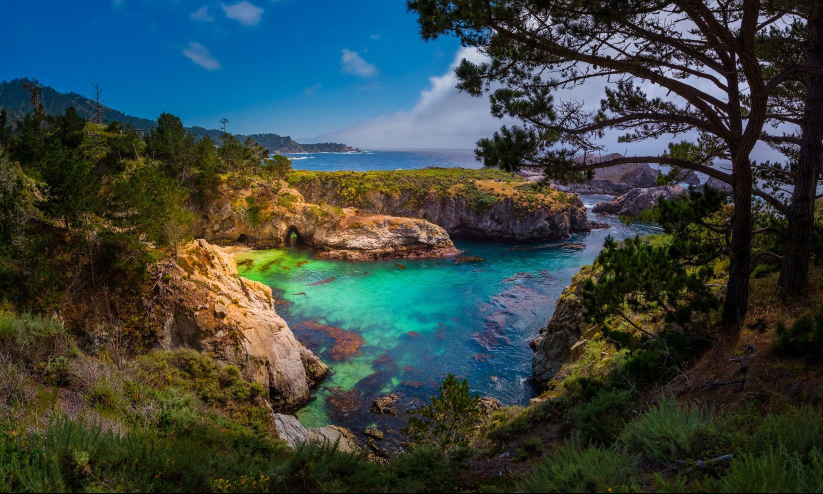
#> input picture images/point lobos.jpg, 1645 x 987 px (shown at 1/2 size)
$ python rotate.py --image 'images/point lobos.jpg'
#> lines starting #> are read from the running program, lines starting #| are printed output that depends on the picture
import numpy as np
import argparse
import imutils # self made package
import cv2

ap = argparse.ArgumentParser()
ap.add_argument("-i", "--image", required = True, help = "Path to the image")
args = vars(ap.parse_args())

image = cv2.imread(args["image"])
#> image is the input picture: shape (987, 1645, 3); mean B, G, R 66.3, 68.7, 55.4
cv2.imshow("Original Image", image)
cv2.waitKey(0)

(height, width) = image.shape[:2] # only get the first two elements
#> height = 987; width = 1645
centerOfImage = (width // 2, height // 2) # whole integer numbers for the center point
#> centerOfImage = (822, 493)

# Rotate the image by 45 degrees
rotationMatrix = cv2.getRotationMatrix2D(centerOfImage, 45, 1.0)
rotatedImage = cv2.warpAffine(image, rotationMatrix, (width, height))
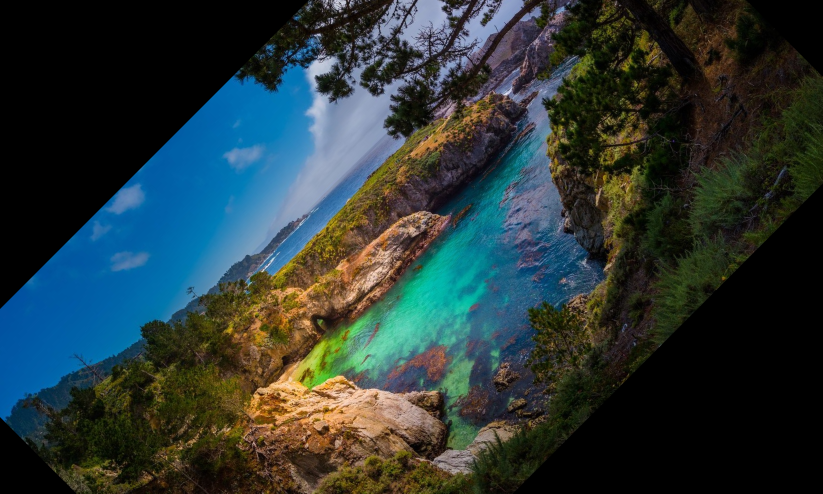
#> rotatedImage: shape (987, 1645, 3) (shown at 1/2 size); mean B, G, R 55.4, 55.6, 42
cv2.imshow("Rotated by 45 degrees", rotatedImage)
cv2.waitKey(0)

# Rotate the other direction to 90 degrees
rotationMatrix = cv2.getRotationMatrix2D(centerOfImage, -90, 1.0)
rotatedImage = cv2.warpAffine(image, rotationMatrix, (width, height))
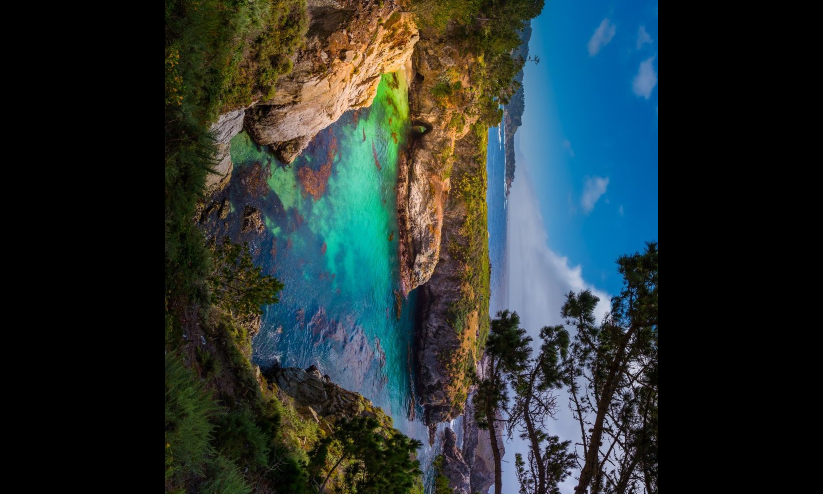
#> rotatedImage: shape (987, 1645, 3) (shown at 1/2 size); mean B, G, R 49.3, 49.8, 39.1
cv2.imshow("Rotated by -90 degrees", rotatedImage)
cv2.waitKey(0)

# Using the rotation method wrote in imutils.py
rotated = imutils.rotate(image, 180)
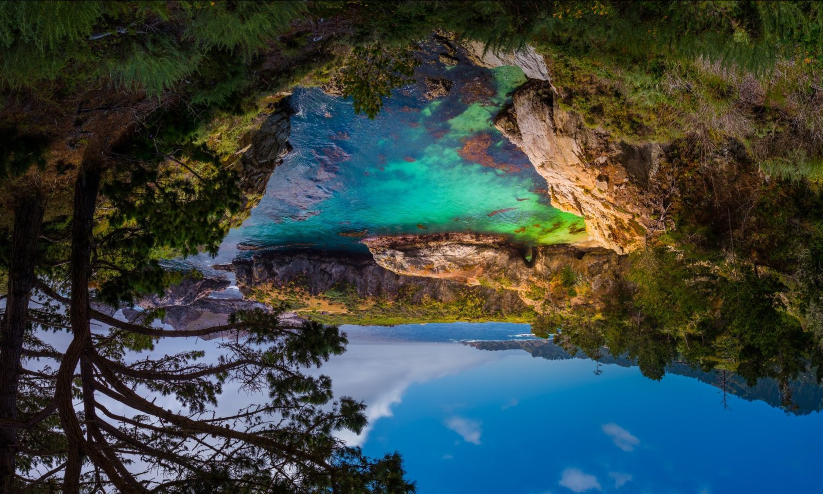
#> rotated: shape (987, 1645, 3) (shown at 1/2 size); mean B, G, R 66.3, 68.7, 55.4
cv2.imshow("Rotated by 180 degrees", rotated)
cv2.waitKey(0)
